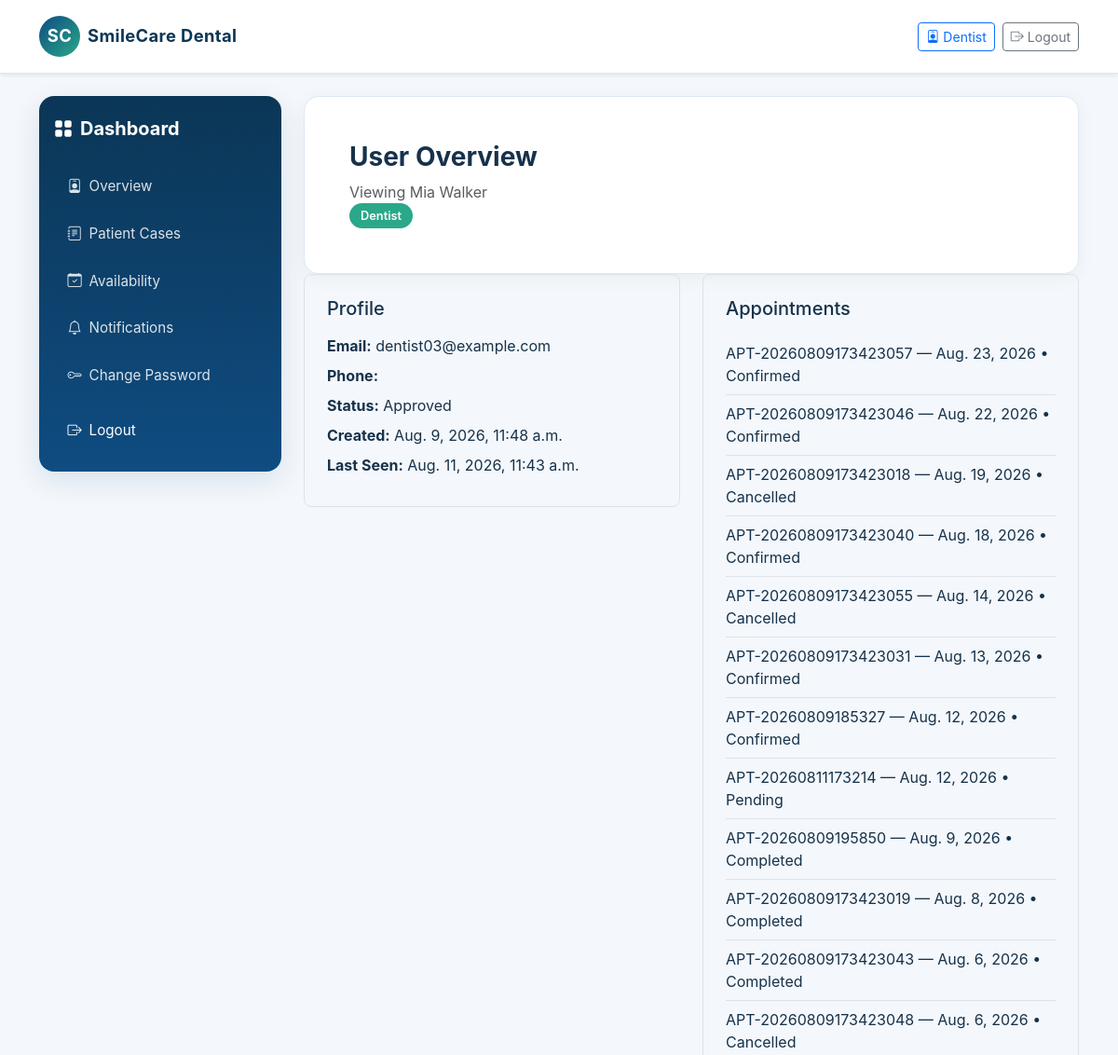
Page /dashboard/admin/users/10/ (signed in, upper part) on the earlier database version.
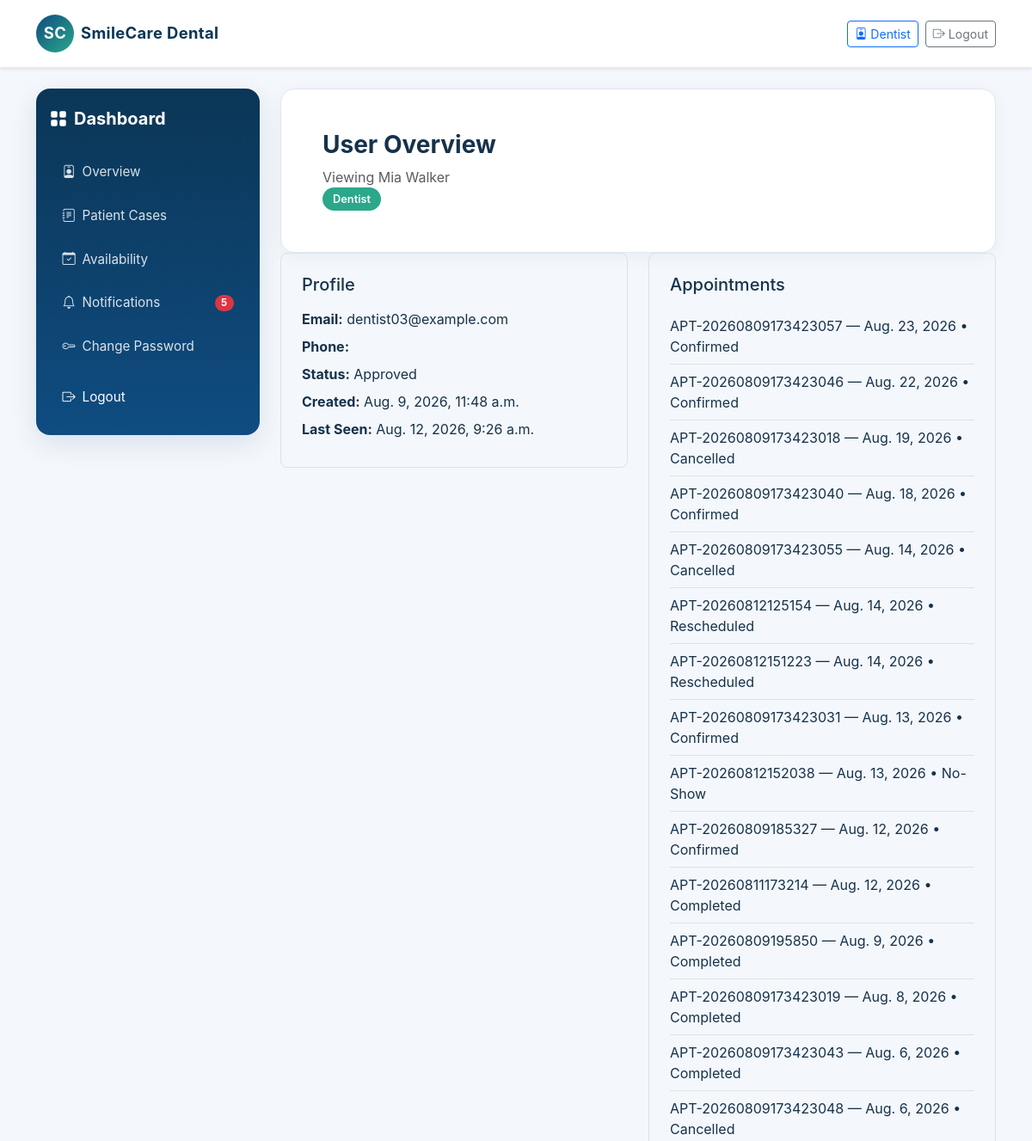
Same page on the later database version.
### accounts/models.py (models this page shows, shortened)
class User(AbstractUser):
    ROLE_CHOICES = (
        ('patient', 'Patient'),
        ('staff', 'Staff'),
        ('dentist', 'Dentist'),
        ('admin', 'Admin'),
    )
    ACCOUNT_STATUS_CHOICES = (
        ('pending', 'Pending'),
        ('approved', 'Approved'),
        ('rejected', 'Rejected'),
    )
    role = models.CharField(max_length=20, choices=ROLE_CHOICES, default='patient')
    phone = models.CharField(max_length=20, blank=True)
    account_status = models.CharField(max_length=20, choices=ACCOUNT_STATUS_CHOICES, default='approved')
    def is_patient(self):
        return self.role == 'patient'
    def is_staff_role(self):
        return self.role in {'staff', 'admin'}
    def is_dentist(self):
        return self.role == 'dentist'
    def is_admin(self):
        return self.role == 'admin'
    def is_dentist_approved(self):
        return self.is_dentist() and self.is_active and self.account_status == 'approved'
    def status_label(self):
        if not self.is_active:
            return 'Inactive'
        if self.role == 'dentist':
            return self.get_account_status_display()
        return 'Active'

### appointments/models.py (models this page shows, shortened)
class Appointment(models.Model):
    STATUS_CHOICES = (
        ('Pending', 'Pending'),
        ('Confirmed', 'Confirmed'),
        ('Checked-In', 'Checked-In'),
        ('Completed', 'Completed'),
        ('Cancelled', 'Cancelled'),
        ('Rescheduled', 'Rescheduled'),
        ('No-Show', 'No-Show'),
    )
    appointment_id = models.CharField(max_length=20, unique=True)
    patient = models.ForeignKey(Patient, related_name='appointments', on_delete=models.CASCADE)
    dentist = models.ForeignKey(Dentist, related_name='appointments', on_delete=models.CASCADE)
    service = models.ForeignKey(DentalService, related_name='appointments', on_delete=models.CASCADE)
    appointment_date = models.DateField()
    start_time = models.TimeField()
    end_time = models.TimeField()
    reason = models.CharField(max_length=200)
    notes = models.TextField(blank=True)
    status = models.CharField(max_length=20, choices=STATUS_CHOICES, default='Pending')
    cancellation_reason = models.TextField(blank=True)
    cancelled_at = models.DateTimeField(null=True, blank=True)
    created_at = models.DateTimeField(auto_now_add=True)
    updated_at = models.DateTimeField(auto_now=True)
    class Meta:
        constraints = [
            models.CheckConstraint(condition=Q(end_time__gt=F('start_time')), name='check_appointment_times'),
        ]

### dashboard/views.py (the view)
# urls.py: path('dashboard/admin/users/<int:pk>/', admin_user_detail, name='admin_user_detail'),
@login_required
def admin_user_detail(request, pk):
    if not request.user.is_admin():
        return render(request, 'dashboard/access_denied.html')
    user = get_object_or_404(User, pk=pk)
    appointments = Appointment.objects.filter(patient__user=user).order_by('-appointment_date') if user.role == 'patient' else Appointment.objects.filter(dentist__user=user).order_by('-appointment_date')
    return render(request, 'dashboard/admin_user_detail.html', {'user': user, 'appointments': appointments})

### reminders/templatetags/notifications_tags.py (called while the page is built)
@register.simple_tag(takes_context=True)
def unread_notifications_count(context):
    request = context.get('request')
    if not request or not request.user.is_authenticated:
        return 0
    return Notification.objects.filter(user=request.user, is_read=False).count()

### templates/dashboard/admin_user_detail.html
{% extends 'base.html' %}
{% block content %}
<div class="dashboard-shell">
    {% include 'dashboard/_sidebar.html' %}
    <div class="main-panel">
        <div class="card-soft p-4 p-md-5">
        <div>
            <h3 class="fw-bold mb-2">User Overview</h3>
            <p class="text-muted mb-0">Viewing {{ user.get_full_name|default:user.username }}</p>
        </div>
        <span class="pill pill-success">{{ user.get_role_display }}</span>
    </div>
    <div class="row g-4">
        <div class="col-lg-6">
            <div class="border rounded-3 p-4">
                <h5 class="mb-3">Profile</h5>
                <p class="mb-2"><strong>Email:</strong> {{ user.email }}</p>
                <p class="mb-2"><strong>Phone:</strong> {{ user.phone }}</p>
                <p class="mb-2"><strong>Status:</strong> {{ user.status_label }}</p>
                <p class="mb-2"><strong>Created:</strong> {{ user.date_joined }}</p>
                <p class="mb-2"><strong>Last Seen:</strong> {{ user.last_login|default:'Never' }}</p>
            </div>
        </div>
        <div class="col-lg-6">
            <div class="border rounded-3 p-4">
                <h5 class="mb-3">Appointments</h5>
                {% if appointments %}
                <ul class="list-unstyled mb-0">
                    {% for appointment in appointments %}
                    <li class="py-2 border-bottom">{{ appointment.appointment_id }} — {{ appointment.appointment_date }} • {{ appointment.status }}</li>
                    {% endfor %}
                </ul>
                {% else %}
                <div class="empty-state">No appointments available.</div>
                {% endif %}
            </div>
        </div>
    </div>
</div>
{% endblock %}

Differences in the rows shown:
changed User "Mia Walker": last_login "Aug. 11, 2026, 11:43 a.m." → "Aug. 12, 2026, 9:26 a.m."
added Appointment: appointment_id "APT-20260812125154", appointment_date "Aug. 14, 2026", status "Rescheduled"
added Appointment: appointment_id "APT-20260812151223", appointment_date "Aug. 14, 2026", status "Rescheduled"
added Appointment: appointment_id "APT-20260812152038", appointment_date "Aug. 13, 2026", status "No-Show"
changed Appointment "APT-20260811173214": status "Pending" → "Completed"
Other differences:
{{ unread_count }}: (not shown) → "5"
